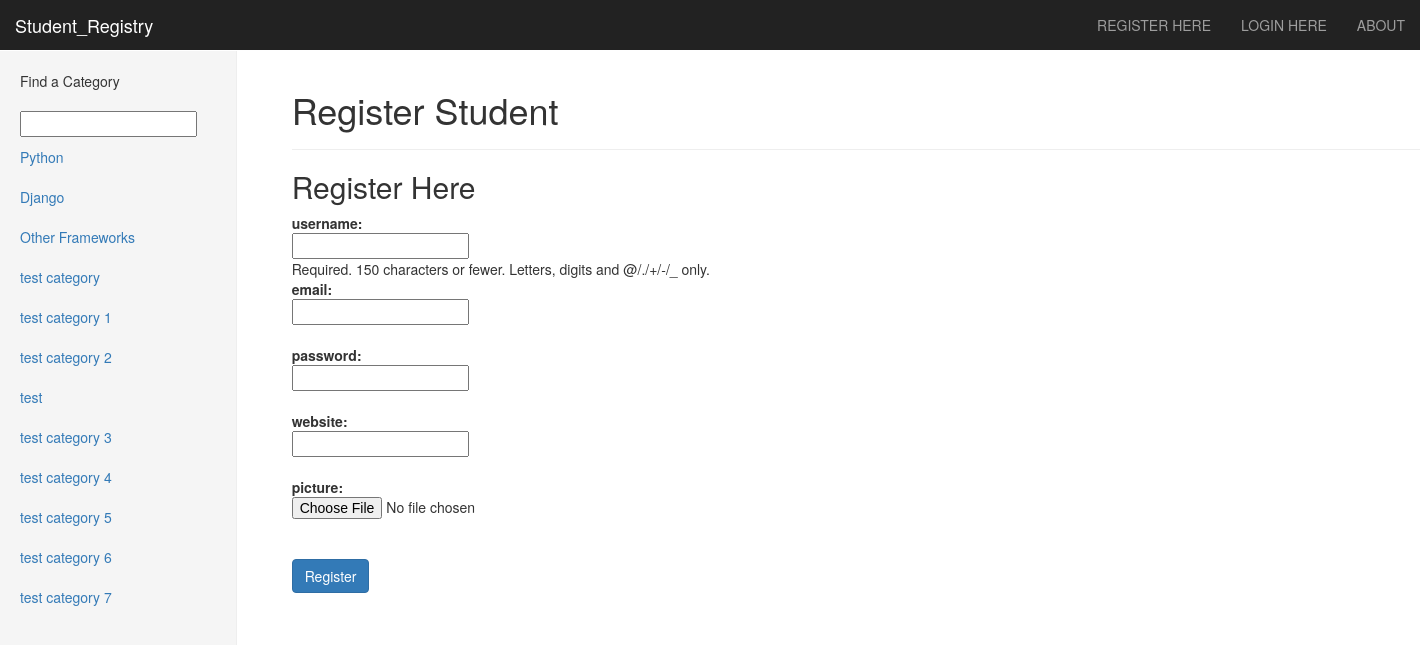
The app's page /student_registry/register/ with its own data.
### student_registry/models.py (models this page shows, shortened)
class Category(models.Model):
	name = models.CharField(max_length=128, unique=True)
	likes = models.IntegerField(default=0)
	views = models.IntegerField(default=0)
	slug = models.SlugField()
	class Meta():
		verbose_name = "Category"
		verbose_name_plural = "Categories"

### student_registry/views.py (the view)
def register(request):
	registered = False
	if request.method == 'POST':
		user_form = UserForm(data=request.POST)
		profile_form = UserProfileForm(data=request.POST)
		if user_form.is_valid() and profile_form.is_valid():
			user = user_form.save()
			user.set_password(user.password)
			user.save()
			profile = profile_form.save(commit=False)
			profile.user = user
			if 'picture' in request.FILES:
				profile.picture = request.FILES['picture']
			profile.save()
			registered = True
		else:
			print (user_form.errors, profile_form_errors)
	else:
		user_form = UserForm()
		profile_form = UserProfileForm()
	return render(request, 'student_registry/register.html',
		{'user_form': user_form,
		 'profile_form': profile_form,
		 'registered': registered
		})

### student_registry/forms.py
class UserForm(forms.ModelForm):
	password = forms.CharField(widget=forms.PasswordInput())
	class Meta:
		model = User
		fields = ('username', 'email', 'password')

class UserProfileForm(forms.ModelForm):
	class Meta:
		model = UserProfile
		fields = ('website', 'picture')

### student_registry/templatetags/student_registry_extras.py (called while the page is built)
@register.inclusion_tag('student_registry/cats.html')
def get_category_list(cat=None):
	return {'cats': Category.objects.all(), 'active_category': cat}

### templates/student_registry/register.html (shortened to what this page needs)
{% extends 'base.html' %}
{% load staticfiles %}
{% block body_block %}
	<div class="container">
		<div class="page-header">
			<h1>Register Student</h1>
		</div>
		{% if registered %}
			<strong>Thank you for registering</strong>
			<a href="/student_registry/">Return to Home Page</a>
		{% else %}
			<form class="form-signin span8" id="user_form" method="post" action="/student_registry/register/" enctype="multipart/form-data">
				<h2 class="form-sigin-heading">Register Here</h2>
				{% for field in user_form.visible_fields %}
					<b>{{ field.name }}:</b><br/>
					{{ field }}<br/>
					{{ field.help_text }}<br/>
				{% endfor %}
				{% for field in profile_form.visible_fields %}
					<b>{{ field.name }}:</b><br/>
					{{ field }}<br/>
					{{ field.help_text }}<br/>
				{% endfor %}
				<input class="btn btn-primary" type="submit" name="submit" value="Register">
			</form>
		{% endif %}
	</div>
{% endblock %}

### templates/student_registry/cats.html
{% if cats %}
	<ul class="nav nav-sidebar">
		{% for category in cats %}
			{% if category == active_category %}
				<li class="active">
			{% else %}
				<li>
			{% endif %}
				<a href="{% url 'category' category.slug %}">{{ category.name }}</a></li>
		{% endfor %}
{% else %}
		<li><strong>There are no category present</strong></li>
	</ul>
{% endif %}

### static/student_registry/css/dashboard.css (style rules this page uses)
body { padding-top: 50px; }
.nav-sidebar { margin-right: -21px; margin-bottom: 20px; margin-left: -20px; }
.nav-sidebar > li > a { padding-right: 20px; padding-left: 20px; }
.main .page-header { margin-top: 0; }

### records on screen
Category: name "Python"
Category: name "Django"
Category: name "Other Frameworks"
Category: name "test category"
Category: name "test category 1"
Category: name "test category 2"
Category: name "test"
Category: name "test category 3"
Category: name "test category 4"
Category: name "test category 5"
Category: name "test category 6"
Category: name "test category 7"

### other values on screen
{{ field.name }} "username" "email" "password"
{{ field.help_text }} "Required. 150 characters or fewer. Letters, digits and @/./+/-/_ only."
{{ field.name }} "website" "picture"
